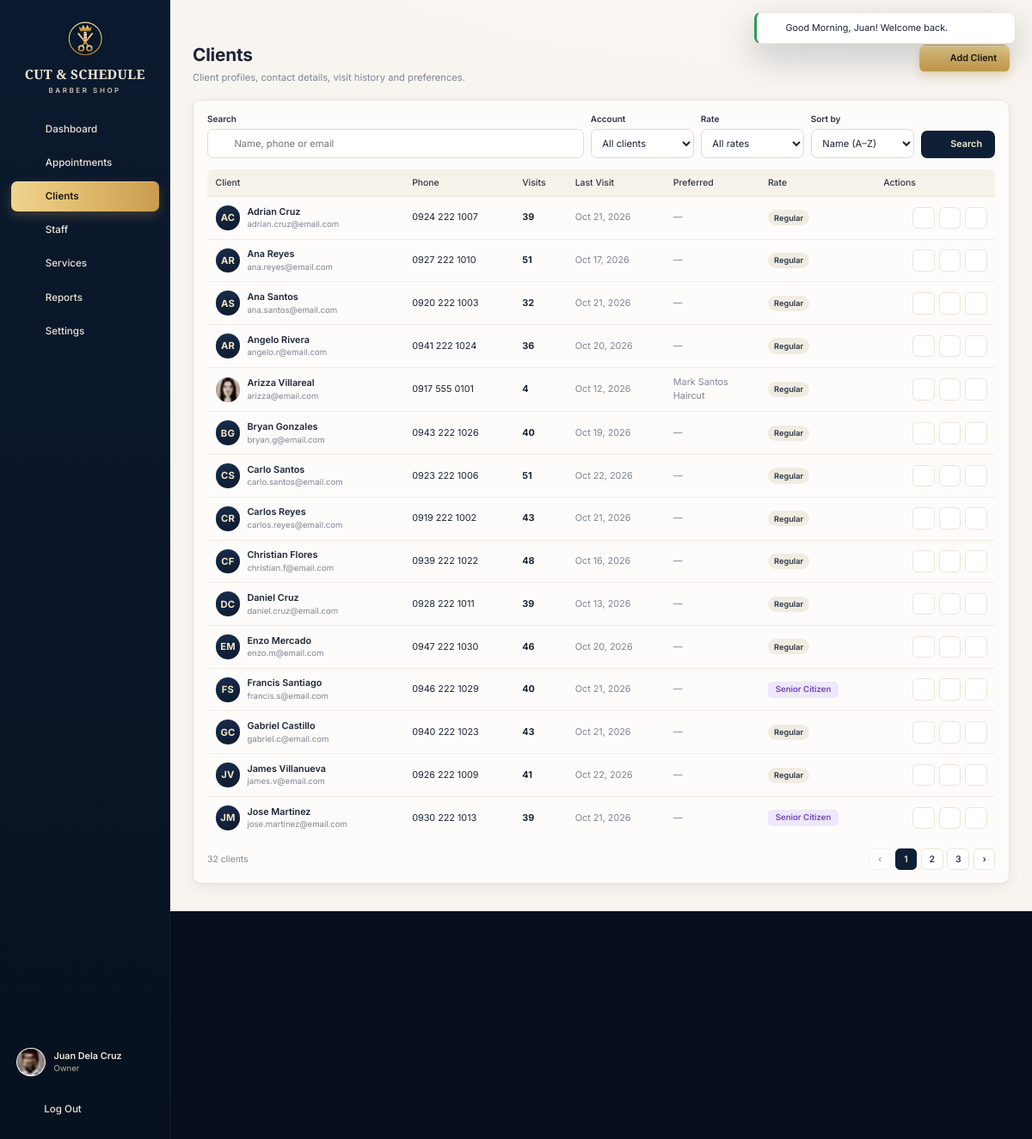
The app's page /owner/clients.php (signed in) with its own data.
### tables this page shows
CREATE TABLE users (
  id               INT AUTO_INCREMENT PRIMARY KEY,
  name             VARCHAR(100) NOT NULL,
  username         VARCHAR(100) UNIQUE NOT NULL,
  email            VARCHAR(150) UNIQUE NOT NULL,
  phone            VARCHAR(30)  NULL,
  password         VARCHAR(255) NOT NULL,
  role             ENUM('owner','staff','client') NOT NULL,
  status           ENUM('active','inactive') DEFAULT 'active',
  avatar           VARCHAR(255) NULL,
  remember_token   VARCHAR(64)  NULL,
  remember_expires DATETIME     NULL,
  created_at       DATETIME DEFAULT CURRENT_TIMESTAMP,
  updated_at       DATETIME DEFAULT CURRENT_TIMESTAMP ON UPDATE CURRENT_TIMESTAMP
);

CREATE TABLE clients (
  id                   INT AUTO_INCREMENT PRIMARY KEY,
  user_id              INT NULL UNIQUE,
  name                 VARCHAR(100) NOT NULL,
  email                VARCHAR(150) NULL,
  phone                VARCHAR(30)  NULL,
  discount_type        ENUM('none','senior','pwd') NOT NULL DEFAULT 'none',
  preferred_barber_id  INT NULL,
  preferred_service_id INT NULL,
  notes                TEXT NULL,
  avatar               VARCHAR(255) NULL,
  created_at           DATETIME DEFAULT CURRENT_TIMESTAMP,
  updated_at           DATETIME DEFAULT CURRENT_TIMESTAMP ON UPDATE CURRENT_TIMESTAMP,
  CONSTRAINT fk_client_user    FOREIGN KEY (user_id) REFERENCES users(id) ON DELETE SET NULL,
  CONSTRAINT fk_client_barber  FOREIGN KEY (preferred_barber_id) REFERENCES users(id) ON DELETE SET NULL,
  CONSTRAINT fk_client_service FOREIGN KEY (preferred_service_id) REFERENCES services(id) ON DELETE SET NULL
);

CREATE TABLE services (
  id          INT AUTO_INCREMENT PRIMARY KEY,
  name        VARCHAR(100) NOT NULL,
  description VARCHAR(255) NULL,
  price       DECIMAL(10,2) NOT NULL,
  duration    INT NOT NULL,
  image       VARCHAR(255) NULL,
  status      ENUM('active','archived') DEFAULT 'active',
  sort_order  INT NOT NULL DEFAULT 0,
  created_at  DATETIME DEFAULT CURRENT_TIMESTAMP,
  updated_at  DATETIME DEFAULT CURRENT_TIMESTAMP ON UPDATE CURRENT_TIMESTAMP,
  CHECK (price > 0),
  CHECK (duration > 0)
);

### owner/clients.php (the view, shortened to what the rows shown need)
<?php
require __DIR__ . '/../includes/bootstrap.php';
$user = Auth::requireRole('owner');
$sort = input('sort') === 'recent' ? 'recent' : (input('sort') === 'visits' ? 'visits' : 'name');
$where = ['1=1'];
$params = [];
$w = implode(' AND ', $where);
$total = (int) Database::value("SELECT COUNT(*) FROM clients c WHERE $w", $params);
[$offset, $pages, $page] = paginate($total, 15);
$orderBy = ['name' => 'c.name ASC', 'recent' => 'last_visit DESC', 'visits' => 'visits DESC, c.name'][$sort];
$rows = Database::all(
    "SELECT c.*, u.name AS barber_name, s.name AS service_name,
            (SELECT COUNT(*) FROM appointments a WHERE a.client_id = c.id AND a.status = 'completed') AS visits,
            (SELECT MAX(appointment_date) FROM appointments a WHERE a.client_id = c.id AND a.status = 'completed') AS last_visit
     FROM clients c LEFT JOIN users u ON u.id = c.preferred_barber_id LEFT JOIN services s ON s.id = c.preferred_service_id
     WHERE $w ORDER BY $orderBy LIMIT $offset, 15",
    $params
);
$barbers = Barber::allActive();
require __DIR__ . '/../includes/header.php';
?>
<div class="page-head">
  <div>
    <h1>Clients</h1>
  </div>
</div>
<section class="card">
  <?php if (!$rows): ?>
    <div class="empty"><?= icon('users', '', 36) ?><h3>No clients found</h3><p>Add a client or adjust your search.</p></div>
  <?php else: ?>
    <div class="table-wrap">
      <table class="tbl tbl-responsive">
        <thead><tr><th>Client</th><th>Phone</th><th>Visits</th><th>Last Visit</th><th>Preferred</th><th>Rate</th><th class="text-right">Actions</th></tr></thead>
        <tbody>
        <?php foreach ($rows as $c):
            $fill = json_encode([
                'client_id' => $c['id'], 'name' => $c['name'], 'phone' => $c['phone'] ?? '', 'email' => $c['email'] ?? '',
                'discount_type' => $c['discount_type'], 'preferred_barber_id' => $c['preferred_barber_id'] ?? '',
                'preferred_service_id' => $c['preferred_service_id'] ?? '', 'notes' => $c['notes'] ?? '',
            ]);
        ?>
          <tr>
            <td data-label="Client">
              <a class="tbl-person" href="<?= url('owner/client_view.php?id=' . (int) $c['id']) ?>">
                <?= avatar($c['name'], $c['avatar'], 36) ?>
                <span><strong><?= e($c['name']) ?></strong><small><?= e($c['email'] ?: ($c['user_id'] ? 'Registered' : 'Walk-in client')) ?></small></span>
              </a>
            </td>
            <td data-label="Phone" class="nowrap"><?= e($c['phone'] ?: '—') ?></td>
            <td data-label="Visits"><strong><?= (int) $c['visits'] ?></strong></td>
            <td data-label="Last Visit" class="t-muted nowrap"><?= $c['last_visit'] ? e(fmt_date($c['last_visit'])) : '—' ?></td>
            <td data-label="Preferred" class="t-muted"><?= e($c['barber_name'] ?: '—') ?><?= $c['service_name'] ? '<br>' . e($c['service_name']) : '' ?></td>
            <td data-label="Rate"><?= $c['discount_type'] === 'none' ? '<span class="pill">Regular</span>' : '<span class="badge badge-' . e($c['discount_type']) . '">' . e(discount_label($c['discount_type'])) . '</span>' ?></td>
            <td class="tbl-actions-cell">
              <div class="tbl-actions">
                <a class="icon-action" href="<?= url('owner/client_view.php?id=' . (int) $c['id']) ?>" title="View profile"><?= icon('eye', '', 16) ?></a>
                <button class="icon-action" type="button" title="Edit" data-modal-open="clientModal" data-title="Edit Client" data-fill="<?= e($fill) ?>"><?= icon('pencil', '', 15) ?></button>
                <form class="inline" method="post" data-confirm="Delete <?= e($c['name']) ?>? Their appointment history<?= $c['user_id'] ? ' and login account' : '' ?> will also be removed." data-confirm-style="danger" data-confirm-label="Delete client">
                  <button class="icon-action danger" type="submit" title="Delete"><?= icon('trash', '', 15) ?></button>
                </form>
              </div>
            </td>
          </tr>
        <?php endforeach; ?>
        </tbody>
      </table>
    </div>
  <?php endif; ?>
</section>
<?php require __DIR__ . '/../includes/footer.php'; ?>

### includes/header.php (shortened to what the rows shown need)
<?php
$role = $user->getRole();
$profileUrl = ['owner' => 'owner/settings.php', 'staff' => 'staff/profile.php', 'client' => 'client/profile.php'][$role];
?>
<!doctype html>
<html lang="en">
<head>
  <link rel="stylesheet" href="<?= asset('assets/css/app.css') ?>">
</head>
<body class="app role-<?= e($role) ?>" data-base="<?= e(BASE_URL) ?>"<?= !empty($fitScreen) ? ' data-fit' : '' ?>>
<div class="app-shell">
  <aside class="sidebar" id="sidebar">
      <?php foreach (nav_items($role) as [$key, $label, $href, $ico]): ?>
          <?= icon($ico, '', 20) ?><span><?= e($label) ?></span>
      <?php endforeach; ?>
    <div class="sidebar-foot">
      <a class="sidebar-user" href="<?= url($profileUrl) ?>">
        <?= avatar($user->getName(), $user->getAvatar(), 42) ?>
        <span>
          <strong><?= e($user->getName()) ?></strong>
          <small><?= e($user->roleLabel()) ?></small>
        </span>
      </a>
    </div>
  </aside>
  <div class="main">
    <main class="content">

### includes/functions.php (shortened to what the rows shown need)
<?php
function e($value): string
{
    return htmlspecialchars((string) ($value ?? ''), ENT_QUOTES, 'UTF-8');
}
function url(string $path = ''): string
{
    return BASE_URL . '/' . ltrim($path, '/');
}
function asset(string $path): string
{
    $file = APP_ROOT . '/' . ltrim($path, '/');
    $v = is_file($file) ? filemtime($file) : 1;
    return url($path) . '?v=' . $v;
}
function input(string $key, $default = '')
{
    $v = $_POST[$key] ?? $_GET[$key] ?? $default;
    return is_string($v) ? trim($v) : $v;
}
function fmt_date(?string $date, string $format = 'M j, Y'): string
{
    return $date ? date($format, strtotime($date)) : '';
}
function initials(string $name): string
{
    $parts = preg_split('/\s+/', trim($name));
    $first = mb_substr($parts[0] ?? '', 0, 1);
    $last = count($parts) > 1 ? mb_substr(end($parts), 0, 1) : '';
    return mb_strtoupper($first . $last);
}
function media_url(?string $path): ?string
{
    if (!$path) {
        return null;
    }
    return is_file(APP_ROOT . '/' . $path) ? url($path) : null;
}
function avatar(?string $name, ?string $path = null, int $size = 40, string $class = ''): string
{
    $src = media_url($path);
    $style = "width:{$size}px;height:{$size}px;";
    if ($src) {
        return '<img class="avatar ' . e($class) . '" src="' . e($src) . '" alt="' . e($name) . '" style="' . $style . '">';
    }
    $fs = max(10, (int) round($size * 0.38));
    return '<span class="avatar avatar-initials ' . e($class) . '" style="' . $style . 'font-size:' . $fs . 'px">' . e(initials($name ?? '?')) . '</span>';
}
function discount_label(string $type): string
{
    return ['none' => 'Regular', 'senior' => 'Senior Citizen', 'pwd' => 'PWD'][$type] ?? 'Regular';
}
function paginate(int $total, int $perPage = 15): array
{
    $pages = max(1, (int) ceil($total / $perPage));
    $page = min($pages, max(1, (int) ($_GET['page'] ?? 1)));
    return [($page - 1) * $perPage, $pages, $page];
}

### includes/icons.php (shortened to what the rows shown need)
<?php
function icon(string $name, string $class = '', int $size = 20, float $stroke = 1.8): string
{
    static $paths = null;
    $body = $paths[$name] ?? $paths['info'];
    $cls = trim('icon ' . $class);
    return '<svg class="' . $cls . '" width="' . $size . '" height="' . $size . '" viewBox="0 0 24 24" fill="none" stroke="currentColor" stroke-width="' . $stroke . '" stroke-linecap="round" stroke-linejoin="round" aria-hidden="true">' . $body . '</svg>';
}

### records on screen
users: avatar (picture), name "Juan Dela Cruz"
clients: name "AC", name "Adrian Cruz", email "adrian.cruz@email.com", phone "0924 222 1007", visits "39", last_visit "Oct 21, 2026", barber_name "—", discount_type "Regular", $size 16 (drawn)
clients: name "AR", name "Ana Reyes", email "ana.reyes@email.com", phone "0927 222 1010", visits "51", last_visit "Oct 17, 2026", barber_name "—", discount_type "Regular", $size 16 (drawn)
clients: name "AS", name "Ana Santos", email "ana.santos@email.com", phone "0920 222 1003", visits "32", last_visit "Oct 21, 2026", barber_name "—", discount_type "Regular", $size 16 (drawn)
clients: name "AR", name "Angelo Rivera", email "angelo.r@email.com", phone "0941 222 1024", visits "36", last_visit "Oct 20, 2026", barber_name "—", discount_type "Regular", $size 16 (drawn)
clients: avatar (picture), name "Arizza Villareal", email "arizza@email.com", phone "0917 555 0101", visits "4", last_visit "Oct 12, 2026", preferred_barber.name "Mark Santos", preferred_service.name "Haircut", discount_type "Regular", $size 16 (drawn)
clients: name "BG", name "Bryan Gonzales", email "bryan.g@email.com", phone "0943 222 1026", visits "40", last_visit "Oct 19, 2026", barber_name "—", discount_type "Regular", $size 16 (drawn)
clients: name "CS", name "Carlo Santos", email "carlo.santos@email.com", phone "0923 222 1006", visits "51", last_visit "Oct 22, 2026", barber_name "—", discount_type "Regular", $size 16 (drawn)
clients: name "CR", name "Carlos Reyes", email "carlos.reyes@email.com", phone "0919 222 1002", visits "43", last_visit "Oct 21, 2026", barber_name "—", discount_type "Regular", $size 16 (drawn)
clients: name "CF", name "Christian Flores", email "christian.f@email.com", phone "0939 222 1022", visits "48", last_visit "Oct 16, 2026", barber_name "—", discount_type "Regular", $size 16 (drawn)
clients: name "DC", name "Daniel Cruz", email "daniel.cruz@email.com", phone "0928 222 1011", visits "39", last_visit "Oct 13, 2026", barber_name "—", discount_type "Regular", $size 16 (drawn)
clients: name "EM", name "Enzo Mercado", email "enzo.m@email.com", phone "0947 222 1030", visits "46", last_visit "Oct 20, 2026", barber_name "—", discount_type "Regular", $size 16 (drawn)
clients: name "FS", name "Francis Santiago", email "francis.s@email.com", phone "0946 222 1029", visits "40", last_visit "Oct 21, 2026", barber_name "—", discount_type "Senior Citizen", $size 16 (drawn)
clients: name "GC", name "Gabriel Castillo", email "gabriel.c@email.com", phone "0940 222 1023", visits "43", last_visit "Oct 21, 2026", barber_name "—", discount_type "Regular", $size 16 (drawn)
clients: name "JV", name "James Villanueva", email "james.v@email.com", phone "0926 222 1009", visits "41", last_visit "Oct 22, 2026", barber_name "—", discount_type "Regular", $size 16 (drawn)
clients: name "JM", name "Jose Martinez", email "jose.martinez@email.com", phone "0930 222 1013", visits "39", last_visit "Oct 21, 2026", barber_name "—", discount_type "Senior Citizen", $size 16 (drawn)

### other values on screen
$label "Dashboard"
$label "Appointments"
$label "Clients"
$label "Staff"
$label "Services"
$label "Reports"
$label "Settings"
$user->roleLabel() "Owner"
$f['message'] "Good Morning, Juan! Welcome back."
$total "32"
$noun "clients"
